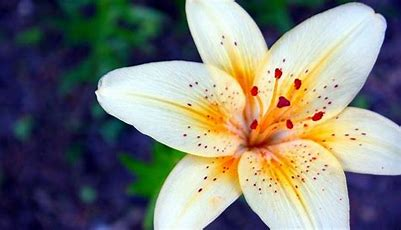
%> input picture image.jfif, 401 x 230 px
$ octave IVA_lab1_Mahalakshmi18.m   (GNU Octave 9; MATLAB toolbox functions it lacks are replaced by stand-ins)
%> lines starting %> are read from the running program, lines starting %| are printed output that depends on the picture
%MATLAB program to extract image attributes.
clc;
clear all;
close all;
image1=imread('image.jfif');
%> image1 is the input picture: size 230x401x3 uint8; mean R, G, B 125, 125.8, 120.5
size(image1) % to display dimensions of input image
%> ans = [230 401 3]
image2=rgb2gray(image1);
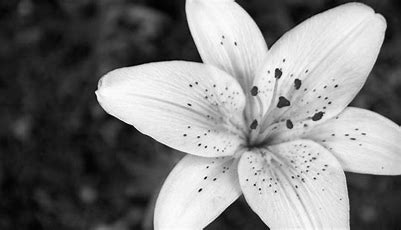
%> image2: size 230x401 uint8; min 2, max 254, mean 124.9
subplot(2,2,4);
imshow(image2);
title('GRAY');
[r, c, d]=size(image1);
%> r = 230; c = 401; d = 3
z=zeros(r,c);
tempr=image1;
tempr(:,:,2)=z;
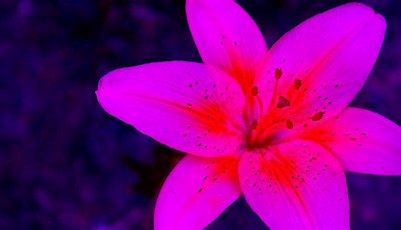
%> tempr: size 230x401x3 uint8; mean R, G, B 125, 0, 120.5
tempr(:,:,3)=z;
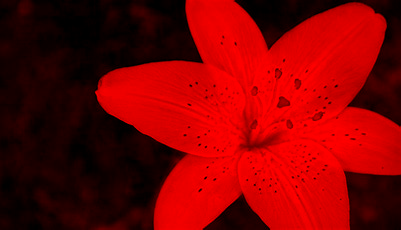
%> tempr: size 230x401x3 uint8; mean R, G, B 125, 0, 0
subplot(2,2,1);
imshow(tempr);
title('RED');
tempg=image1;
tempg(:,:,1)=z;
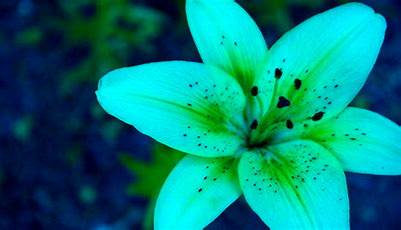
%> tempg: size 230x401x3 uint8; mean R, G, B 0, 125.8, 120.5
tempg(:,:,3)=z;
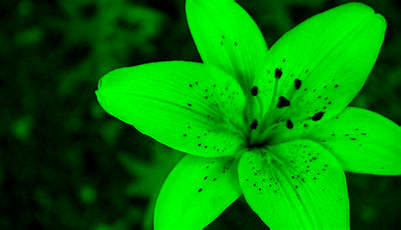
%> tempg: size 230x401x3 uint8; mean R, G, B 0, 125.8, 0
subplot(2,2,2)
imshow(tempg);
title('GREEN');
tempb=image1;
tempb(:,:,1)=z;
tempb(:,:,2)=z;
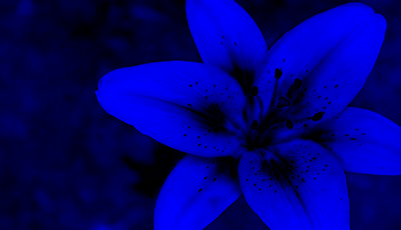
%> tempb: size 230x401x3 uint8; mean R, G, B 0, 0, 120.5
subplot(2,2,3);
imshow(tempb);
title('BLUE');
